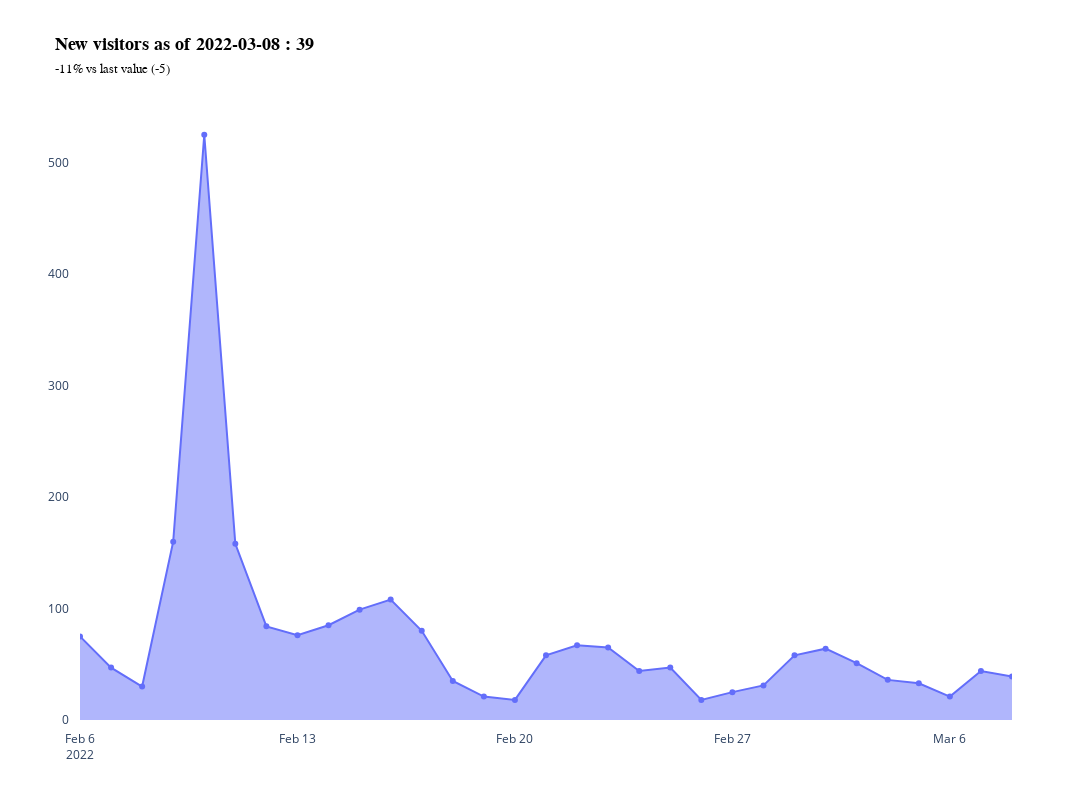

Notebook source saved alongside this figure:
### Markdown cell above
### Plotting linechart

### Code cell
def create_linechart(df: pd.DataFrame, label, value, varv, varp, title):
    """
    Plot linechart as an area chart in Plotly.
    """
    # Prep data
    df["VALUE_D"] = df[value].map("{:,.0f}".format).str.replace(",", " ")
    df["VARV_D"] = df[varv].map("{:,.0f}".format).str.replace(",", " ")
    df.loc[df[varv] > 0, "VARV_D"] = "+" + df["VARV_D"]
    df["VARP_D"] = df[varp].map("{:,.0%}".format).str.replace(",", " ")
    df.loc[df[varp] > 0, "VARP_D"] = "+" + df["VARP_D"]    

    # Create hovertext
    df["TEXT"] = (f"<b>{title} as of " + df[label].astype(str) + " : " + df["VALUE_D"] + "</b><br><span style='font-size: 13px;'>" + df["VARP_D"] + " vs last value (" + df["VARV_D"] + ")</span>")
    
    # Get subtitle
    title_display = df.loc[df.index[-1], "TEXT"] 
    
    # Create data
    data = go.Scatter(
        x=df[label],
        y=df[value],
        stackgroup="one",
        text=df["TEXT"],
        hoverinfo="text",
    )
    
    # Create layout
    layout = go.Layout(
        title=title_display,
        title_font=dict(family="Arial", size=18, color="black"),
        plot_bgcolor="#ffffff",
        width=1200,
        height=800,
        margin_pad=10,
    )
    fig = go.Figure(data=data, layout=layout)
    fig.update_traces(mode='lines+markers')
    return fig

fig = create_linechart(df, "DATE", "VALUE", "VARV", "VARP", title)
fig

### Figure 1 — Plotly figure (JSON) as saved in the notebook; plotly's stock layout.template omitted (floating-point values rounded to 4 significant figures)
{"data": [{"hoverinfo": "text", "mode": "lines+markers", "stackgroup": "one", "text": ["<b>New visitors as of 2022-02-06 : 75</b><br><span style='font-size: 13px;'>+inf% vs last value (+75)</span>", "<b>New visitors as of 2022-02-07 : 47</b><br><span style='font-size: 13px;'>-37% vs last value (-28)</span>", "<b>New visitors as of 2022-02-08 : 30</b><br><span style='font-size: 13px;'>-36% vs last value (-17)</span>", "<b>New visitors as of 2022-02-09 : 160</b><br><span style='font-size: 13px;'>+433% vs last value (+130)</span>", "<b>New visitors as of 2022-02-10 : 525</b><br><span style='font-size: 13px;'>+228% vs last value (+365)</span>", "<b>New visitors as of 2022-02-11 : 158</b><br><span style='font-size: 13px;'>-70% vs last value (-367)</span>", "<b>New visitors as of 2022-02-12 : 84</b><br><span style='font-size: 13px;'>-47% vs last value (-74)</span>", "<b>New visitors as of 2022-02-13 : 76</b><br><span style='font-size: 13px;'>-10% vs last value (-8)</span>", "<b>New visitors as of 2022-02-14 : 85</b><br><span style='font-size: 13px;'>+12% vs last value (+9)</span>", "<b>New visitors as of 2022-02-15 : 99</b><br><span style='font-size: 13px;'>+16% vs last value (+14)</span>", "<b>New visitors as of 2022-02-16 : 108</b><br><span style='font-size: 13px;'>+9% vs last value (+9)</span>", "<b>New visitors as of 2022-02-17 : 80</b><br><span style='font-size: 13px;'>-26% vs last value (-28)</span>", "<b>New visitors as of 2022-02-18 : 35</b><br><span style='font-size: 13px;'>-56% vs last value (-45)</span>", "<b>New visitors as of 2022-02-19 : 21</b><br><span style='font-size: 13px;'>-40% vs last value (-14)</span>", "<b>New visitors as of 2022-02-20 : 18</b><br><span style='font-size: 13px;'>-14% vs last value (-3)</span>", "<b>New visitors as of 2022-02-21 : 58</b><br><span style='font-size: 13px;'>+222% vs last value (+40)</span>", "<b>New visitors as of 2022-02-22 : 67</b><br><span style='font-size: 13px;'>+16% vs last value (+9)</span>", "<b>New visitors as of 2022-02-23 : 65</b><br><span style='font-size: 13px;'>-3% vs last value (-2)</span>", "<b>New visitors as of 2022-02-24 : 44</b><br><span style='font-size: 13px;'>-32% vs last value (-21)</span>", "<b>New visitors as of 2022-02-25 : 47</b><br><span style='font-size: 13px;'>+7% vs last value (+3)</span>", "<b>New visitors as of 2022-02-26 : 18</b><br><span style='font-size: 13px;'>-62% vs last value (-29)</span>", "<b>New visitors as of 2022-02-27 : 25</b><br><span style='font-size: 13px;'>+39% vs last value (+7)</span>", "<b>New visitors as of 2022-02-28 : 31</b><br><span style='font-size: 13px;'>+24% vs last value (+6)</span>", "<b>New visitors as of 2022-03-01 : 58</b><br><span style='font-size: 13px;'>+87% vs last value (+27)</span>", "<b>New visitors as of 2022-03-02 : 64</b><br><span style='font-size: 13px;'>+10% vs last value (+6)</span>", "<b>New visitors as of 2022-03-03 : 51</b><br><span style='font-size: 13px;'>-20% vs last value (-13)</span>", "<b>New visitors as of 2022-03-04 : 36</b><br><span style='font-size: 13px;'>-29% vs last value (-15)</span>", "<b>New visitors as of 2022-03-05 : 33</b><br><span style='font-size: 13px;'>-8% vs last value (-3)</span>", "<b>New visitors as of 2022-03-06 : 21</b><br><span style='font-size: 13px;'>-36% vs last value (-12)</span>", "<b>New visitors as of 2022-03-07 : 44</b><br><span style='font-size: 13px;'>+110% vs last value (+23)</span>", "<b>New visitors as of 2022-03-08 : 39</b><br><span style='font-size: 13px;'>-11% vs last value (-5)</span>"], "type": "scatter", "x": ["2022-02-06T00:00:00", "2022-02-07T00:00:00", "2022-02-08T00:00:00", "2022-02-09T00:00:00", "2022-02-10T00:00:00", "2022-02-11T00:00:00", "2022-02-12T00:00:00", "2022-02-13T00:00:00", "2022-02-14T00:00:00", "2022-02-15T00:00:00", "2022-02-16T00:00:00", "2022-02-17T00:00:00", "2022-02-18T00:00:00", "2022-02-19T00:00:00", "2022-02-20T00:00:00", "2022-02-21T00:00:00", "2022-02-22T00:00:00", "2022-02-23T00:00:00", "2022-02-24T00:00:00", "2022-02-25T00:00:00", "2022-02-26T00:00:00", "2022-02-27T00:00:00", "2022-02-28T00:00:00", "2022-03-01T00:00:00", "2022-03-02T00:00:00", "2022-03-03T00:00:00", "2022-03-04T00:00:00", "2022-03-05T00:00:00", "2022-03-06T00:00:00", "2022-03-07T00:00:00", "2022-03-08T00:00:00"], "y": [75, 47, 30, 160, 525, 158, 84, 76, 85, 99, 108, 80, 35, 21, 18, 58, 67, 65, 44, 47, 18, 25, 31, 58, 64, 51, 36, 33, 21, 44, 39]}], "layout": {"height": 800, "margin": {"pad": 10}, "plot_bgcolor": "#ffffff", "title": {"font": {"color": "black", "family": "Arial", "size": 18}, "text": "<b>New visitors as of 2022-03-08 : 39</b><br><span style='font-size: 13px;'>-11% vs last value (-5)</span>"}, "width": 1200, "xaxis": {"autorange": true, "range": ["2022-02-06", "2022-03-08"], "type": "date"}, "yaxis": {"autorange": true, "range": [0, 556.2], "type": "linear"}}}
